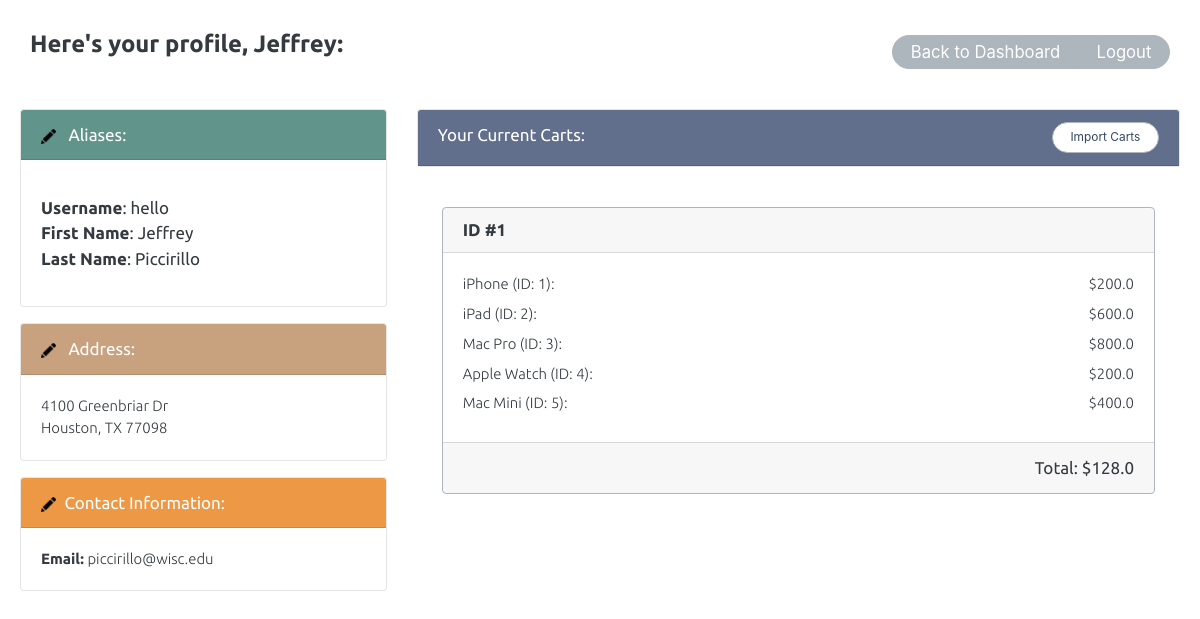
The page /profile (signed in) on the database its author committed.
### tables this page shows
CREATE TABLE "User" (
	`UID`	INTEGER,
	`UserLevel`	TEXT,
	`Username`	TEXT UNIQUE,
	`Password`	TEXT,
	`Email`	TEXT,
	`Address`	TEXT,
	`City`	Text,
	`State`	Text,
	`Zip`	Text,
	`FirstName`	TEXT,
	`LastName`	TEXT,
	`Lat`	NUMERIC,
	`Lon`	NUMERIC,
	`OID`	INTEGER,
	PRIMARY KEY(`UID`)
);

CREATE TABLE Cart(CID INTEGER PRIMARY KEY,
                IID INTEGER,
                Total REAL,
                SID INTEGER,
                UID INTEGER,
                FOREIGN KEY(IID) REFERENCES Item(IID),
                FOREIGN KEY(SID) REFERENCES Store(SID),
                FOREIGN KEY(UID) REFERENCES User(UID));

CREATE TABLE Item(IID INTEGER PRIMARY KEY, Price REAL, SID INTEGER NOT NULL, DESCRIPTION TEXT, QUANTITY INTEGER, FOREIGN KEY(SID) REFERENCES Store(SID));

### cartCombo_app.py (the view)
@app.route('/profile')
def profile():
    if not session.get('logged_in'):
       return render_template('login.html')
    con = sql.connect(db)
    con.row_factory = sql.Row
    cur = con.cursor()
    cur.execute("select * from User where UID=\'" + str(UID) + "\'")
    rows = cur.fetchall()
    if len(rows) == 0:
       return home()
    profile = dict();
    profile['username']= rows[0]['Username']
    profile['firstname']= rows[0]['FirstName']
    profile['lastname'] = rows[0]['LastName']
    profile['email'] = rows[0]['Email']
    profile['address'] = rows[0]['Address']
    profile['city'] = rows[0]['City']
    profile['state'] = rows[0]['State']
    profile['zip'] = rows[0]['zip']
    query = "SELECT Cart.CID AS 'CartID',Cart.Total AS 'Total',Item.Description AS 'Description',Item.IID AS 'ItemID',Item.Price AS 'Price', Item.Quantity AS 'Quantity' FROM Cart INNER JOIN CartItem ON Cart.CID = CartItem.CID INNER JOIN Item ON CartItem.IID = Item.IID WHERE UID = \'" + str(UID) + "\'"
    cur.execute(query)
    rows = cur.fetchall()
    listOfCarts = [];
    listofItems = [];
    for x in range(0, len(rows)):
      cart = dict()
      cart['cartID'] = rows[x]['CartID']
      cart['total'] = rows[x]['total']
      if(cart not in listOfCarts): listOfCarts.append(cart)
      item = dict()
      item['cartID'] = rows[x]['CartID']
      item['itemID'] = rows[x]['ItemID']
      item['price'] = rows[x]['Price']
      item['description'] = rows[x]['Description']
      item['quantity'] = rows[x]['Quantity']
      if(item not in listofItems): listofItems.append(item)
    return render_template('profile.html', profile = profile, listOfItems = listofItems, listOfCarts = listOfCarts, numItemss = len(listofItems))

### templates/profile.html (shortened to what this page needs)
<!doctype html>
<html>
<head>
    <link rel="stylesheet" type="text/css" href="{{ url_for('static',filename='bootstrap_litera.min.css') }}">
    <link rel="stylesheet" type="text/css" href="{{ url_for('static',filename='default_style.css') }}">
</head>
<body style="background-color: white">
    <header>
        <h2>Here's your profile, {{profile['firstname']}}:
            <div class="btn-group" style="margin-top: 5px;">
              <button type="button" class="btn btn-secondary"><a href="/" style="color: white; text-decoration: none;"><small>Back to Dashboard</small></a>
              </button><button type="button" class="btn btn-secondary"><a href="/logout" style="color: white; text-decoration: none;"><small>Logout</small></a>
            </div>
    </h2>
    </header>
    <div class="wrapper" style="margin-top: 20px">
        <div class="row">
            <div class="col-4">
                <div class="card bg-light mb-3" style="background-color: var(--light);">
                    <div class="card-header" style="background-color: var(--teal1); color: white">
                        <a href="#"><img id="pen" data-toggle="modal" src="{{ url_for('static',filename='images/edit.png') }}" width="15em" onclick="showModal('name')"/></a> Aliases:
                    </div>
                    <div class="card-body">
                        <p class="card-text">
                            <div>
                            <strong>Username</strong>: {{profile['username']}}<br>
                            </div>
                            <div>
                            <strong>First Name</strong>: <span id='firstname_p'>{{profile['firstname']}}</span><br>
                        </div>
                        <div>
                            <strong>Last Name</strong>: <span id="lastname_p"> {{profile['lastname']}}</span>
                        </div>
                        </p>
                    </div>
                </div>
                <div class="card bg-light mb-3" style="background-color: var(--light);">
                    <div class="card-header" style="background-color: var(--orange1); color: white">
                        <a href="#"><img id="pen" src="{{ url_for('static',filename='images/edit.png') }}" width="15em" onclick="showModal('address')"></a> Address:
                    </div>
                    <div class="card-body">
                        <p class="card-text">
                            <span id="address_p">{{profile['address']}}</span><br>
                            <span id="city_p">{{profile['city']}}</span>,
                            <span id="state_p">{{profile['state']}}</span>
                            <span id="zip_p">{{profile['zip']}}</span></p>
                    </div>
                </div>
                <div class="card bg-light mb-3" style="background-color: var(--light);">
                    <div class="card-header" style="background-color: var(--orange2); color: white">
                        <a href="#"><img id="pen" src="{{ url_for('static',filename='images/edit.png') }}" width="15em" onclick="showModal('contact')"></a>Contact Information:</div>
                    <div class="card-body">
                        <p class="card-text"><strong>Email:</strong>
                            <span id="email_p">{{profile['email']}}</span></p>
                    </div>
                </div>
            </div>
            <div class="col-8">
                <div class="card bg-light bg-6" style="background-color: var(--light);">
                    <div class="card-header" style="background-color: var(--navy2); color: white">Your Current Carts:
                    <button type="button" style="float: right; background-color: white; color: var(--darkblue); text-decoration: none" class="btn btn-secondary" onclick="showModal('cart')"><small>Import Carts</small></button>
                </div>
                </div>
                <div class="card-body">
                    <div class="row">
                        {% for cart in listOfCarts %}
                        <div class="card-body">
                            <div class="card border-secondary">
                                <div>
                                    <h6 class="card-header" style="text-align:left;">ID #{{cart['cartID']}}
                                      </h6>
                                </div>
                                <div class="card-body">
                                    {% for item in listOfItems %} {% if item["cartID"] == cart['cartID']%}
                                    <p style="text-align:left; margin-bottom: .5em">
                                        {{item['description']}} (ID: {{item['itemID']}}):
                                        <span style="float:right;">${{item['price']}}</span>
                                    </p>
                                    {% endif %} {% endfor %}
                                </div>
                                <div class="card-footer" href="#" class="info-link" style="text-align: right; padding-right: 20px">Total: ${{cart['total']}}</div>
                            </div>
                        </div>
                        <hr/> {% endfor %}
                    </div>
                </div>
            </div>
        </div>
    </div>
</body>
</html>

### static/default_style.css (style rules this page uses)
:root { --darkblue: #34495e; --navy1:#495a80; --navy2:#616f8c; --neutral:#9d9291; --orange1:#c8a17e; --orange2:#ed9845; --darkorange: #df7c18; }
header { max-width: 1200px; margin: 0 auto; padding: 20px 20px 0; }
h2 { font-size: 1.4em; padding: 10px; }
p { margin-bottom: 1em; padding: 0 10px; font-family: 'Ubuntu', sans-serif; font-size: .875em; font-weight: 100; }

### templates/profile.html (style rules this page uses)
body { font-family: 'Ubuntu', sans-serif; }
.btn-group { float: right; }
.btn-secondary { margin-left: 5%; padding-top: 2px; padding-bottom: 5px; }
strong { font-weight: bold; }
.wrapper { max-width: 1200px; margin: 0 auto; padding: 20px; }
p { padding: 0px; }
#pen { margin-right:.5em; }

### rows shown on the page
User: firstname "Jeffrey", username "hello", lastname "Piccirillo", address "4100 Greenbriar Dr", city "Houston", state "TX", zip "77098", email "piccirillo@wisc.edu"
Cart: cartID "1", description "iPhone", itemID "1", price "200.0", description "iPad", itemID "2", price "600.0", description "Mac Pro", itemID "3", price "800.0", description "Apple Watch", itemID "4", description "Mac Mini", itemID "5", price "400.0", total "128.0"
